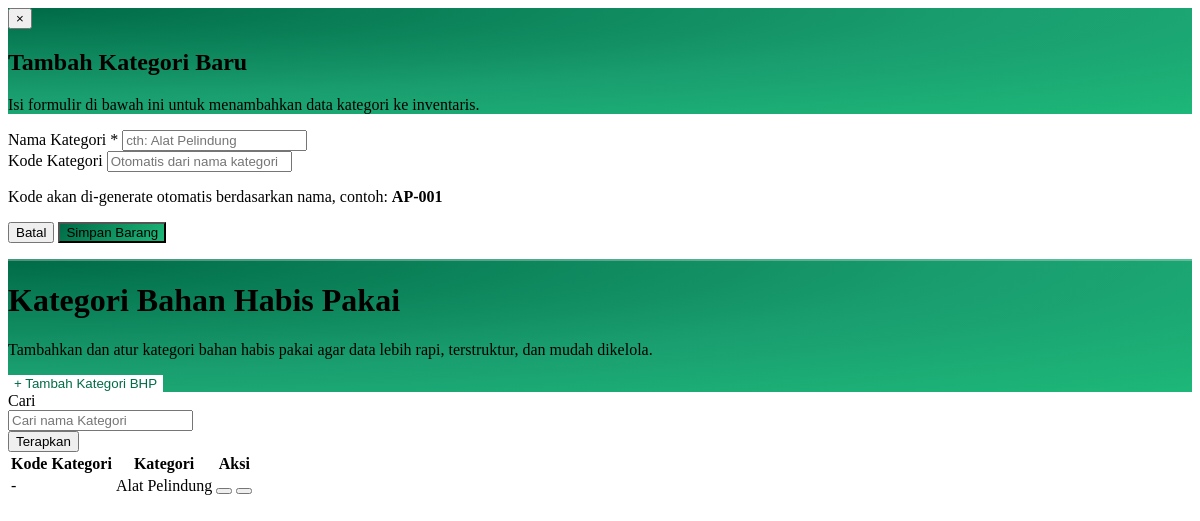
/admin/contents/kategori_bhp.php, run on an earlier commit of the app's database.
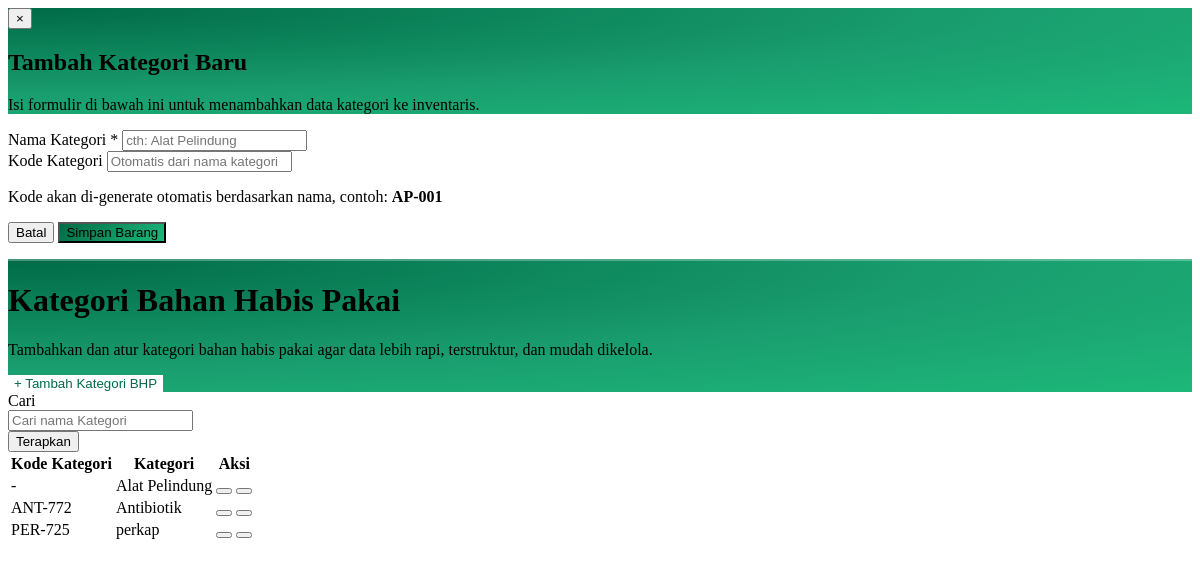
And on a later commit of the database.
### tables this page shows
CREATE TABLE `kategori_bhp` (
  `id_kategori` int UNSIGNED NOT NULL,
  `Kode_kategori` varchar(20) DEFAULT NULL,
  `Nama_kategori` varchar(50) NOT NULL
);

### config/database.php (called while the page is built, shortened)
<?php
class Database
{
    private static ?Database $instance = null;
    private PDO $pdo;
    private string $host     = 'localhost';
    private string $dbname   = 'db_poli_gigi';
    private string $username = 'root';
    private string $password = '';
    private string $charset  = 'utf8mb4';
    private function __construct()
    {
        $dsn = "mysql:host={$this->host};dbname={$this->dbname};charset={$this->charset}";
        $options = [
            PDO::ATTR_ERRMODE            => PDO::ERRMODE_EXCEPTION,
            PDO::ATTR_DEFAULT_FETCH_MODE => PDO::FETCH_ASSOC,
            PDO::ATTR_EMULATE_PREPARES   => false,
        ];
        try {
            $this->pdo = new PDO($dsn, $this->username, $this->password, $options);
        } catch (PDOException $e) {
            error_log('[Database] ' . $e->getMessage());
            die(json_encode([
                'status'  => 'error',
                'message' => 'Koneksi database gagal. Silakan coba lagi nanti.'
            ]));
        }
    }
    public static function getInstance(): Database
    {
        if (self::$instance === null) {
            self::$instance = new self();
        }
        return self::$instance;
    }
    public function getConnection(): PDO
    {
        return $this->pdo;
    }
}

### classes/BhpManager.php (called while the page is built, shortened)
<?php
class BhpManager
{
    private PDO $db;
    public function __construct()
    {
        $this->db = Database::getInstance()->getConnection();
    }
    public function getAllKategori(): array
    {
        return $this->db->query('SELECT * FROM kategori_bhp ORDER BY Nama_kategori ASC')->fetchAll();
    }
}

### admin/contents/kategori_bhp.php (the view, shortened to what the changed rows need)
<?php
$mgr        = new BhpManager();
$kategoriList = $mgr->getAllKategori();
?>
<div id="modalKategori"
  class="hidden fixed inset-0 z-[9999] items-center justify-center p-4"
  style="background:rgba(15,23,42,0.45);backdrop-filter:blur(4px);"
  onclick="if(event.target===this)closeKategoriModal()">
  <div class="relative w-full max-w-lg rounded-2xl overflow-hidden shadow-2xl"
    style="background:#fff;animation:katModalIn2 .25s cubic-bezier(.34,1.56,.64,1) both;">
    <div class="relative px-7 pt-6 pb-5"
      style="background:radial-gradient(ellipse at 0% 0%,#006B47 0%,#1A9F70 60%,#1DB879 100%);">
      <h2 class="font-bold text-white text-xl leading-tight" id="kategoriModalTitle">Tambah Kategori Baru</h2>
    </div>
  </div>
</div>
<div class="w-full p-4 sm:p-6 lg:p-8">
  <div class="max-w-[1400px] mx-auto space-y-6 w-full mb-8">
    <div class="relative w-full rounded-2xl overflow-hidden mb-2"
      style="background:radial-gradient(ellipse at 0% 0%,#006B47 0%,#1A9F70 60%,#1DB879 100%);">
      <div class="relative z-10 flex flex-col sm:flex-row items-start sm:items-center justify-between gap-6 px-6 py-6 sm:px-8 sm:py-7">
        <div class="flex items-center gap-4 sm:gap-5 min-w-0">
          <div class="flex flex-col gap-1 min-w-0">
            <h1 class="font-display font-bold text-white text-xl sm:text-2xl lg:text-3xl leading-tight">Kategori Bahan Habis Pakai</h1>
          </div>
        </div>
      </div>
    </div>
    <div class="bg-white border border-slate-200 rounded-2xl shadow-sm flex flex-col">
      <div class="overflow-x-auto w-full relative z-0">
        <table class="w-full text-left whitespace-nowrap">
          <thead>
            <tr class="bg-slate-50/50 border-b border-slate-200">
              <th class="py-4 px-6 text-[11px] uppercase tracking-wider text-slate-500 font-bold w-[25%]">Kode Kategori</th>
              <th class="py-4 px-6 text-[11px] uppercase tracking-wider text-slate-500 font-bold w-[50%]">Kategori</th>
              <th class="py-4 px-6 text-[11px] uppercase tracking-wider text-slate-500 font-bold w-[25%] text-right">Aksi</th>
            </tr>
          </thead>
          <tbody id="kategoriTableBody" class="text-sm font-plex divide-y divide-slate-100 text-slate-700">
            <?php if (empty($kategoriList)): ?>
              <tr id="kategoriEmptyRow">
                <td colspan="3" class="px-6 py-12 text-center text-slate-400">
                  <i class="fas fa-tags text-4xl mb-3 opacity-30 block"></i>
                  Belum ada kategori. Klik "+ Tambah Kategori BHP" untuk memulai.
                </td>
              </tr>
            <?php else: ?>
              <?php
              $katColors = [
                ['bg' => 'bg-emerald-100/50', 'text' => 'text-emerald-700', 'border' => 'border-emerald-100/50'],
                ['bg' => 'bg-amber-100/50',  'text' => 'text-amber-700',  'border' => 'border-amber-100/50'],
                ['bg' => 'bg-blue-100/50',   'text' => 'text-blue-700',   'border' => 'border-blue-100/50'],
                ['bg' => 'bg-purple-100/50', 'text' => 'text-purple-700', 'border' => 'border-purple-100/50'],
                ['bg' => 'bg-rose-100/50',   'text' => 'text-rose-700',   'border' => 'border-rose-100/50'],
              ];
              foreach ($kategoriList as $i => $kat):
                $col = $katColors[$i % count($katColors)];
                $kode = $kat['Kode_kategori'] ?? '-';
              ?>
                <tr class="hover:bg-slate-50 transition-colors group kategori-row" data-nama="<?php echo strtolower(htmlspecialchars($kat['Nama_kategori'])); ?>">
                  <td class="py-5 px-6">
                    <span class="inline-flex items-center px-2.5 py-1 rounded-lg text-xs font-bold tracking-wide bg-slate-100 text-slate-600 border border-slate-200">
                      <?php echo htmlspecialchars($kode); ?>
                    </span>
                  </td>
                  <td class="py-5 px-6">
                    <span class="inline-flex items-center px-3 py-1.5 rounded-md text-xs font-semibold <?php echo $col['bg'] . ' ' . $col['text'] . ' border ' . $col['border']; ?>">
                      <?php echo htmlspecialchars($kat['Nama_kategori']); ?>
                    </span>
                  </td>
                  <td class="py-5 px-6 text-right">
                    <div class="flex items-center justify-end gap-2">
                      <button onclick="editKategori(<?php echo $kat['id_kategori']; ?>, '<?php echo htmlspecialchars($kat['Nama_kategori'], ENT_QUOTES); ?>', '<?php echo htmlspecialchars($kat['Kode_kategori'] ?? '', ENT_QUOTES); ?>')"
                        class="text-blue-600 hover:text-blue-800 hover:bg-blue-50 w-8 h-8 flex items-center justify-center rounded-lg transition-colors border border-blue-100/50 bg-white shadow-sm" title="Edit">
                      </button>
                      <button onclick="deleteKategori(<?php echo $kat['id_kategori']; ?>, '<?php echo htmlspecialchars($kat['Nama_kategori'], ENT_QUOTES); ?>')"
                        class="text-red-500 hover:text-red-700 hover:bg-red-50 w-8 h-8 flex items-center justify-center rounded-lg transition-colors border border-red-100/50 bg-white shadow-sm" title="Hapus">
                      </button>
                    </div>
                  </td>
                </tr>
              <?php endforeach; ?>
            <?php endif; ?>
          </tbody>
        </table>
      </div>
    </div>
  </div>
</div>

What changed in the data, as far as the page shows it:
added kategori_bhp: Kode_kategori "ANT-772", Nama_kategori "Antibiotik"
added kategori_bhp: Kode_kategori "PER-725", Nama_kategori "perkap"
